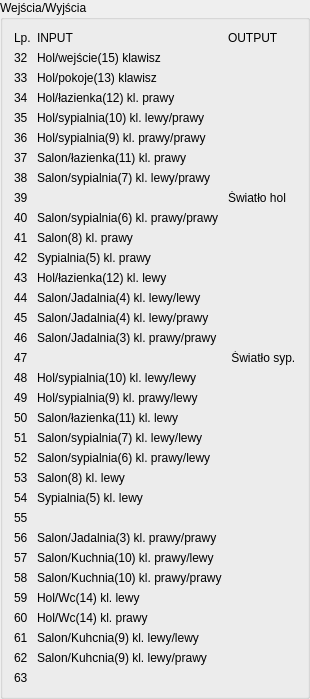
     <widget class="QGroupBox" name="groupBox_2">
      <property name="title">
       <string>Wejścia/Wyjścia</string>
      </property>
      <layout class="QGridLayout" name="gridLayout_2">
       <item row="11" column="1">
        <widget class="QLabel" name="label_67">
         <property name="text">
          <string>Sypialnia(5) kl. prawy</string>
         </property>
        </widget>
       </item>
       <item row="4" column="1">
        <widget class="QLabel" name="label_81">
         <property name="text">
          <string>Hol/sypialnia(10) kl. lewy/prawy</string>
         </property>
        </widget>
       </item>
       <item row="26" column="0">
        <widget class="QLabel" name="label_88">
         <property name="text">
          <string>57</string>
         </property>
        </widget>
       </item>
       <item row="14" column="0">
        <widget class="QLabel" name="label_93">
         <property name="text">
          <string>45</string>
         </property>
        </widget>
       </item>
       <item row="14" column="1">
        <widget class="QLabel" name="label_104">
         <property name="text">
          <string>Salon/Jadalnia(4) kl. lewy/prawy</string>
         </property>
        </widget>
       </item>
       <item row="5" column="0">
        <widget class="QLabel" name="label_91">
         <property name="text">
          <string>36</string>
         </property>
        </widget>
       </item>
       <item row="0" column="0">
        <widget class="QLabel" name="lp_2">
         <property name="text">
          <string>Lp.</string>
         </property>
        </widget>
       </item>
       <item row="26" column="1">
        <widget class="QLabel" name="label_114">
         <property name="text">
          <string>Salon/Kuchnia(10) kl. prawy/lewy</string>
         </property>
        </widget>
       </item>
       <item row="30" column="1">
        <widget class="QLabel" name="label_102">
         <property name="text">
          <string>Salon/Kuhcnia(9) kl. lewy/lewy</string>
         </property>
        </widget>
       </item>
       <item row="9" column="1">
        <widget class="QLabel" name="label_123">
         <property name="text">
          <string>Salon/sypialnia(6) kl. prawy/prawy</string>
         </property>
        </widget>
       </item>
       <item row="7" column="0">
        <widget class="QLabel" name="label_108">
         <property name="text">
          <string>38</string>
         </property>
        </widget>
       </item>
       <item row="1" column="1">
        <widget class="QLabel" name="label_79">
         <property name="text">
          <string>Hol/wejście(15) klawisz</string>
         </property>
        </widget>
       </item>
       <item row="3" column="0">
        <widget class="QLabel" name="label_97">
         <property name="text">
          <string>34</string>
         </property>
        </widget>
       </item>
       <item row="22" column="0">
        <widget class="QLabel" name="label_84">
         <property name="text">
          <string>53</string>
         </property>
        </widget>
       </item>
       <item row="2" column="1">
        <widget class="QLabel" name="label_111">
         <property name="text">
          <string>Hol/pokoje(13) klawisz</string>
         </property>
        </widget>
       </item>
       <item row="31" column="1">
        <widget class="QLabel" name="label_94">
         <property name="text">
          <string>Salon/Kuhcnia(9) kl. lewy/prawy</string>
         </property>
        </widget>
       </item>
       <item row="18" column="1">
        <widget class="QLabel" name="label_71">
         <property name="text">
          <string>Hol/sypialnia(9) kl. prawy/lewy</string>
         </property>
        </widget>
       </item>
       <item row="9" column="0">
        <widget class="QLabel" name="label_115">
         <property name="text">
          <string>40</string>
         </property>
        </widget>
       </item>
       <item row="10" column="0">
        <widget class="QLabel" name="label_69">
         <property name="text">
          <string>41</string>
         </property>
        </widget>
       </item>
       <item row="12" column="0">
        <widget class="QLabel" name="label_128">
         <property name="text">
          <string>43</string>
         </property>
        </widget>
       </item>
       <item row="19" column="1">
        <widget class="QLabel" name="label_126">
         <property name="text">
          <string>Salon/łazienka(11) kl. lewy</string>
         </property>
        </widget>
       </item>
       <item row="25" column="1">
        <widget class="QLabel" name="label_90">
         <property name="text">
          <string>Salon/Jadalnia(3) kl. prawy/prawy</string>
         </property>
        </widget>
       </item>
       <item row="20" column="1">
        <widget class="QLabel" name="label_98">
         <property name="text">
          <string>Salon/sypialnia(7) kl. lewy/lewy</string>
         </property>
        </widget>
       </item>
       <item row="11" column="0">
        <widget class="QLabel" name="label_95">
         <property name="text">
          <string>42</string>
         </property>
        </widget>
       </item>
       <item row="6" column="0">
        <widget class="QLabel" name="label_120">
         <property name="text">
          <string>37</string>
         </property>
        </widget>
       </item>
       <item row="7" column="1">
        <widget class="QLabel" name="label_72">
         <property name="text">
          <string>Salon/sypialnia(7) kl. lewy/prawy</string>
         </property>
        </widget>
       </item>
       <item row="3" column="1">
        <widget class="QLabel" name="label_122">
         <property name="text">
          <string>Hol/łazienka(12) kl. prawy</string>
         </property>
        </widget>
       </item>
       <item row="6" column="1">
        <widget class="QLabel" name="label_82">
         <property name="text">
          <string>Salon/łazienka(11) kl. prawy</string>
         </property>
        </widget>
       </item>
       <item row="17" column="0">
        <widget class="QLabel" name="label_103">
         <property name="text">
          <string>48</string>
         </property>
        </widget>
       </item>
       <item row="4" column="0">
        <widget class="QLabel" name="label_96">
         <property name="text">
          <string>35</string>
         </property>
        </widget>
       </item>
       <item row="23" column="0">
        <widget class="QLabel" name="label_119">
         <property name="text">
          <string>54</string>
         </property>
        </widget>
       </item>
       <item row="2" column="0">
        <widget class="QLabel" name="label_80">
         <property name="text">
          <string>33</string>
         </property>
        </widget>
       </item>
       <item row="27" column="0">
        <widget class="QLabel" name="label_86">
         <property name="text">
          <string>58</string>
         </property>
        </widget>
       </item>
       <item row="19" column="0">
        <widget class="QLabel" name="label_106">
         <property name="text">
          <string>50</string>
         </property>
        </widget>
       </item>
       <item row="17" column="1">
        <widget class="QLabel" name="label_78">
         <property name="text">
          <string>Hol/sypialnia(10) kl. lewy/lewy</string>
         </property>
        </widget>
       </item>
       <item row="8" column="0">
        <widget class="QLabel" name="label_85">
         <property name="text">
          <string>39</string>
         </property>
        </widget>
       </item>
       <item row="12" column="1">
        <widget class="QLabel" name="label_76">
         <property name="text">
          <string>Hol/łazienka(12) kl. lewy</string>
         </property>
        </widget>
       </item>
       <item row="21" column="1">
        <widget class="QLabel" name="label_77">
         <property name="text">
          <string>Salon/sypialnia(6) kl. prawy/lewy</string>
         </property>
        </widget>
       </item>
       <item row="0" column="2">
        <widget class="QLabel" name="output_2">
         <property name="text">
          <string>OUTPUT</string>
         </property>
        </widget>
       </item>
       <item row="15" column="0">
        <widget class="QLabel" name="label_87">
         <property name="text">
          <string>46</string>
         </property>
        </widget>
       </item>
       <item row="29" column="0">
        <widget class="QLabel" name="label_105">
         <property name="text">
          <string>60</string>
         </property>
        </widget>
       </item>
       <item row="13" column="0">
        <widget class="QLabel" name="label_66">
         <property name="text">
          <string>44</string>
         </property>
        </widget>
       </item>
       <item row="10" column="1">
        <widget class="QLabel" name="label_110">
         <property name="text">
          <string>Salon(8) kl. prawy</string>
         </property>
        </widget>
       </item>
       <item row="22" column="1">
        <widget class="QLabel" name="label_75">
         <property name="text">
          <string>Salon(8) kl. lewy</string>
         </property>
        </widget>
       </item>
       <item row="23" column="1">
        <widget class="QLabel" name="label_124">
         <property name="text">
          <string>Sypialnia(5) kl. lewy</string>
         </property>
        </widget>
       </item>
       <item row="25" column="0">
        <widget class="QLabel" name="label_92">
         <property name="text">
          <string>56</string>
         </property>
        </widget>
       </item>
       <item row="16" column="2">
        <widget class="QLabel" name="label_89">
         <property name="text">
          <string> Światło syp.</string>
         </property>
        </widget>
       </item>
       <item row="0" column="1">
        <widget class="QLabel" name="input_2">
         <property name="text">
          <string>INPUT</string>
         </property>
        </widget>
       </item>
       <item row="21" column="0">
        <widget class="QLabel" name="label_65">
         <property name="text">
          <string>52</string>
         </property>
        </widget>
       </item>
       <item row="31" column="0">
        <widget class="QLabel" name="label_107">
         <property name="text">
          <string>62</string>
         </property>
        </widget>
       </item>
       <item row="20" column="0">
        <widget class="QLabel" name="label_127">
         <property name="text">
          <string>51</string>
         </property>
        </widget>
       </item>
       <item row="18" column="0">
        <widget class="QLabel" name="label_83">
         <property name="text">
          <string>49</string>
         </property>
        </widget>
       </item>
       <item row="28" column="1">
        <widget class="QLabel" name="label_112">
         <property name="text">
          <string>Hol/Wc(14) kl. lewy</string>
         </property>
        </widget>
       </item>
       <item row="24" column="0">
        <widget class="QLabel" name="label_70">
         <property name="text">
          <string>55</string>
         </property>
        </widget>
       </item>
       <item row="30" column="0">
        <widget class="QLabel" name="label_113">
         <property name="text">
          <string>61</string>
         </property>
        </widget>
       </item>
       <item row="13" column="1">
        <widget class="QLabel" name="label_73">
         <property name="text">
          <string>Salon/Jadalnia(4) kl. lewy/lewy</string>
         </property>
        </widget>
       </item>
       <item row="28" column="0">
        <widget class="QLabel" name="label_109">
         <property name="text">
          <string>59</string>
         </property>
        </widget>
       </item>
       <item row="16" column="0">
        <widget class="QLabel" name="label_118">
         <property name="text">
          <string>47</string>
         </property>
        </widget>
       </item>
       <item row="29" column="1">
        <widget class="QLabel" name="label_99">
         <property name="text">
          <string>Hol/Wc(14) kl. prawy</string>
         </property>
        </widget>
       </item>
       <item row="15" column="1">
        <widget class="QLabel" name="label_101">
         <property name="text">
          <string>Salon/Jadalnia(3) kl. prawy/prawy</string>
         </property>
        </widget>
       </item>
       <item row="8" column="2">
        <widget class="QLabel" name="label_116">
         <property name="text">
          <string>Światło hol</string>
         </property>
        </widget>
       </item>
       <item row="27" column="1">
        <widget class="QLabel" name="label_100">
         <property name="text">
          <string>Salon/Kuchnia(10) kl. prawy/prawy</string>
         </property>
        </widget>
       </item>
       <item row="5" column="1">
        <widget class="QLabel" name="label_121">
         <property name="text">
          <string>Hol/sypialnia(9) kl. prawy/prawy</string>
         </property>
        </widget>
       </item>
       <item row="1" column="0">
        <widget class="QLabel" name="label_74">
         <property name="text">
          <string>32</string>
         </property>
        </widget>
       </item>
       <item row="32" column="0">
        <widget class="QLabel" name="label_125">
         <property name="text">
          <string>63</string>
         </property>
        </widget>
       </item>
      </layout>
     </widget>
